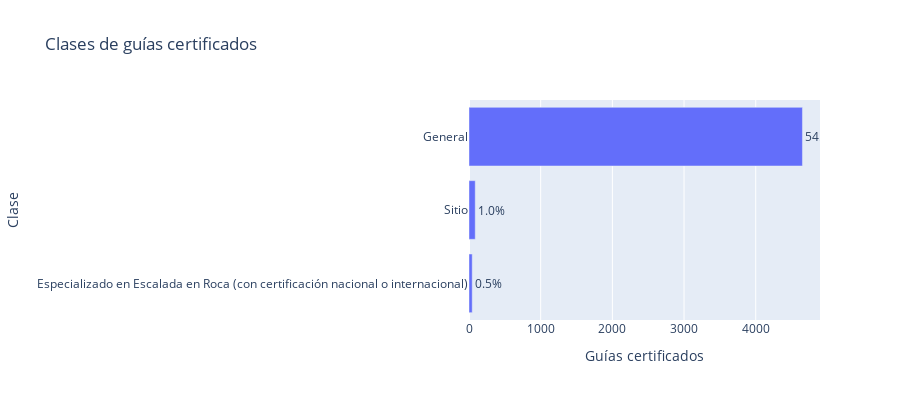

The cell this chart's notebook holds for it:
### Markdown cell above
## 6. Clases de guías certificados
Identificamos dónde se concentra el capital humano certificado.

### Code cell
# Distribución de clases de guías certificados
guide_fig = px.bar(
    guides.sort_values('value', ascending=True),
    x='value',
    y='category',
    text='percentage',
    labels={'value': 'Guías certificados', 'category': 'Clase', 'percentage': 'Participación'},
    title='Clases de guías certificados',
    custom_data=['percentage']
)
guide_fig.update_traces(
    texttemplate='%{text:.1%}',
    textposition='outside',
    hovertemplate=(
        '<b>%{y}</b><br>'
        'Guías certificados: %{x:,.0f}<br>'
        'Participación: %{customdata[0]:.1%}<extra></extra>'
    )
)
guide_fig.update_layout(height=400)
guide_fig.show()

### Figure 1 — Plotly figure (JSON) as saved in the notebook; plotly's stock layout.template omitted (floating-point values rounded to 4 significant figures)
{"data": [{"customdata": [[0.0053], [0.0103], [0.5491]], "hovertemplate": "<b>%{y}</b><br>Guías certificados: %{x:,.0f}<br>Participación: %{customdata[0]:.1%}<extra></extra>", "legendgroup": "", "marker": {"color": "#636efa", "pattern": {"shape": ""}}, "name": "", "orientation": "h", "showlegend": false, "text": [0.0053, 0.0103, 0.5491], "textposition": "outside", "texttemplate": "%{text:.1%}", "type": "bar", "x": [45.0, 87.0, 4652.0], "xaxis": "x", "y": ["Especializado en Escalada en Roca (con certificación nacional o internacional)", "Sitio", "General"], "yaxis": "y"}], "layout": {"barmode": "relative", "height": 400, "legend": {"tracegroupgap": 0}, "title": {"text": "Clases de guías certificados"}, "xaxis": {"anchor": "y", "domain": [0, 1], "title": {"text": "Guías certificados"}}, "yaxis": {"anchor": "x", "domain": [0, 1], "title": {"text": "Clase"}}}}
